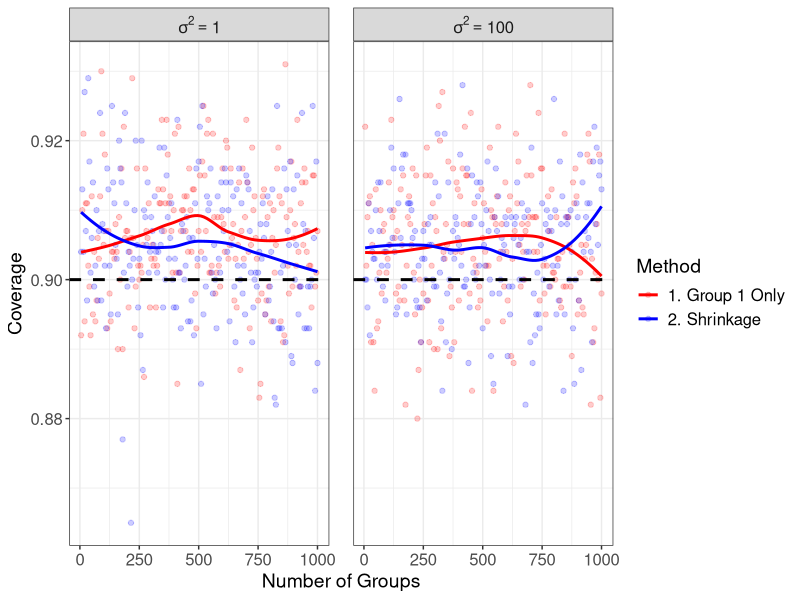

This figure's R source:
# Coverage plots for shrinkage methods

library(tidyverse)
library(data.table)

# Create theme
paper_theme <- theme_bw() +
  theme(plot.title = element_text(hjust = 0.5, size = 16),
        plot.subtitle = element_text(hjust = 0.5, size = 14),
        legend.title = element_text(size = 14),
        axis.title = element_text(size = 14),
        legend.text = element_text(size = 12),
        axis.text = element_text(size = 12),
        strip.text = element_text(size = 12),
        panel.spacing = unit(1.2, "lines"))

# Read in data
method_1 <- fread(file = "sim_data/section_5/method_1.csv") %>%
  dplyr::mutate(Method = "1. Group 1 Only")

method_2 <- fread(file = "sim_data/section_5/method_2.csv") %>%
  dplyr::mutate(Method = "2. Shrinkage")

# Merge results across methods
results <- rbind(method_1, method_2)

########################
##### Create plots #####
########################

coverage_resid <- results %>%
  dplyr::mutate(sigma_sq = factor(sigma_sq, levels = c(1, 100),
                           labels = c("sigma^2==1", "sigma^2==100"))) %>%
  ggplot(aes(x = k, y = coverage, col = Method)) +
  facet_grid(. ~ sigma_sq, labeller = label_parsed) +
  geom_point(alpha = 0.2) +
  geom_smooth(method = "loess", formula = y ~ x, se = F) +
  geom_hline(yintercept = 0.9, lty = "dashed", size = 1) +
  scale_color_manual(values = c("red", "blue")) +
  labs(y = "Coverage",
       x = "Number of Groups") +
  paper_theme +
  theme(plot.title = NULL,
        plot.subtitle = NULL)

######################
##### Save plots #####
######################

ggsave(plot = coverage_resid,
       filename = "sim_figures/section_5/shrinkage_cov.pdf",
       width = 8.5, height = 3)
